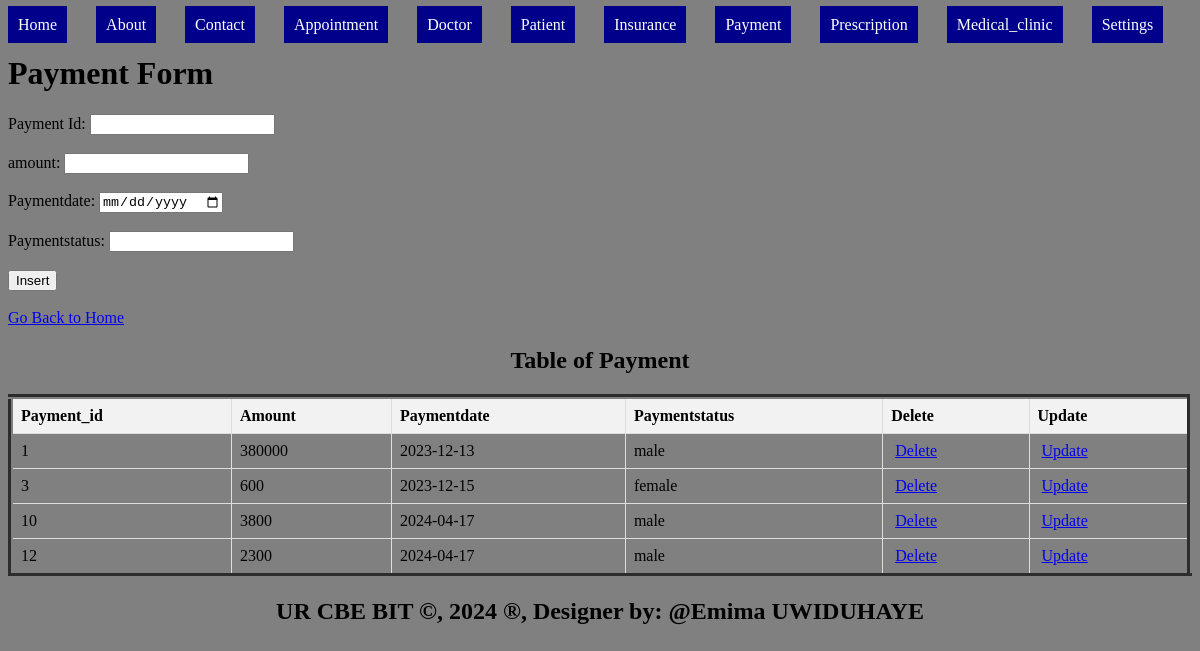
The app's page /payment.php with its own data.
### tables this page shows
CREATE TABLE `payment` (
  `payment_id` int(11) NOT NULL,
  `amount` int(10) DEFAULT NULL,
  `paymentdate` date DEFAULT NULL,
  `paymentstatus` varchar(20) DEFAULT NULL,
  `patient_id` int(11) DEFAULT NULL,
  `doctor_id` int(11) DEFAULT NULL,
  `appointment_id` int(11) DEFAULT NULL
);

### payment.php (the view, shortened to what this page needs)
<!DOCTYPE html>
<html>
<head>
</head>
<body bgcolor="grey">
  <ul style="list-style-type: none; padding: 0;">
    <li style="display: inline; margin-right: 10px;"><a href="./home.html" style="padding: 10px; color: white; background-color:  darkblue; text-decoration: none; margin-right: 15px;">Home</a></li>
    <li style="display: inline; margin-right: 10px;"><a href="./about.html" style="padding: 10px; color: white; background-color:  darkblue; text-decoration: none; margin-right: 15px;">About</a></li>
    <li style="display: inline; margin-right: 10px;"><a href="./contact.html" style="padding: 10px; color: white; background-color: darkblue; text-decoration: none; margin-right: 15px;">Contact</a></li>
    <li style="display: inline; margin-right: 10px;"><a href="./Appointment.php" style="padding: 10px; color: white; background-color:  darkblue; text-decoration: none; margin-right: 15px;">Appointment</a></li>
    <li style="display: inline; margin-right: 10px;"><a href="./Doctor.php" style="padding: 10px; color: white; background-color: darkblue;text-decoration: none; margin-right: 15px;">Doctor</a></li>
    <li style="display: inline; margin-right: 10px;"><a href="./Patient.php" style="padding: 10px; color: white; background-color: darkblue; text-decoration: none; margin-right: 15px;">Patient</a></li>
    <li style="display: inline; margin-right: 10px;"><a href="./Insurance.php" style="padding: 10px; color: white; background-color:  darkblue; text-decoration: none; margin-right: 15px;">Insurance</a></li>
    <li style="display: inline; margin-right: 10px;"><a href="./Payment.php" style="padding: 10px; color: white; background-color: darkblue;text-decoration: none; margin-right: 15px;">Payment</a></li>
    <li style="display: inline; margin-right: 10px;"><a href="./Prescription.php" style="padding: 10px; color: white; background-color:  darkblue; text-decoration: none; margin-right: 15px;">Prescription</a></li>
    <li style="display: inline; margin-right: 10px;"><a href="./Medical.php" style="padding: 10px; color: white; background-color: darkblue;text-decoration: none; margin-right: 15px;">Medical_clinic</a></li>
    <li class="dropdown" style="display: inline; margin-right: 10px;">
      <a href="#" style="padding: 10px; color: white; background-color: darkblue; text-decoration: none; margin-right: 15px;">Settings</a>
    </li>
  </ul>
    <h1>Payment Form</h1>
<form method="post" onsubmit="return confirmInsert();">
<label for="payment_id">Payment Id:</label>
<input type="number" id="payment_id" name="payment_id" required><br><br>
<label for="amount">amount:</label>
<input type="number" id="amount" name="amount" required><br><br>
<label for="pd">Paymentdate:</label>
<input type="date" id="pd" name="pd" required><br><br>
<label for="ps">Paymentstatus:</label>
<input type="name" id="ps" name="ps" required><br><br>
<input type="submit" name="add" value="Insert"><br><br>
<a href="./home.html">Go Back to Home</a>
</form>
<!DOCTYPE html>
<html>
<head>
</head>
<body>
    <center><h2>Table of Payment</h2></center>
    <table border="5">
        <tr>
            <th>Payment_id</th>
            <th>Amount</th>
            <th>Paymentdate</th>
            <th>Paymentstatus</th>
             <th>Delete</th>
            <th>Update</th>
        </tr>
        <?php
        $host = "localhost";
        $user = "root";
        $pass = "";
        $database = "emima";
        $connection = new mysqli($host, $user, $pass, $database);
        $sql = "SELECT * FROM payment";
        $result = $connection->query($sql);
        if ($result->num_rows > 0) {
            while ($row = $result->fetch_assoc()) {
                $paid = $row['payment_id'];
                echo "<tr>
                    <td>" . $row['payment_id'] . "</td>
                     <td>" . $row['amount'] . "</td>
                    <td>" . $row['paymentdate'] . "</td>
                     <td>" . $row['paymentstatus'] . "</td>
                    <td><a style='padding:4px' href='delete_payment.php?payment_id=$paid'>Delete</a></td>
                    <td><a style='padding:4px' href='update_payment.php?payment_id=$paid'>Update</a></td>
                </tr>";
            }
        } else {
            echo "<tr><td colspan='4'>No data found</td></tr>";
        }
        ?>
    </table>
</body>
<footer>
  <center>
    <b><h2>UR CBE BIT &copy, 2024 &reg, Designer by: @Emima UWIDUHAYE</h2></b>
  </center>
</footer>
</body>
</html>

### payment.php (style rules this page uses)
.dropdown { position: relative; display: inline; margin-right: 10px; }
table { width: 100%; border-collapse: collapse; }
th, td { border: 1px solid #ddd; padding: 8px; text-align: left; }
th { background-color: #f2f2f2; }

### records on screen
payment: payment_id "1", amount "380000", paymentdate "2023-12-13", paymentstatus "male"
payment: payment_id "3", amount "600", paymentdate "2023-12-15", paymentstatus "female"
payment: payment_id "10", amount "3800", paymentdate "2024-04-17", paymentstatus "male"
payment: payment_id "12", amount "2300", paymentdate "2024-04-17", paymentstatus "male"
